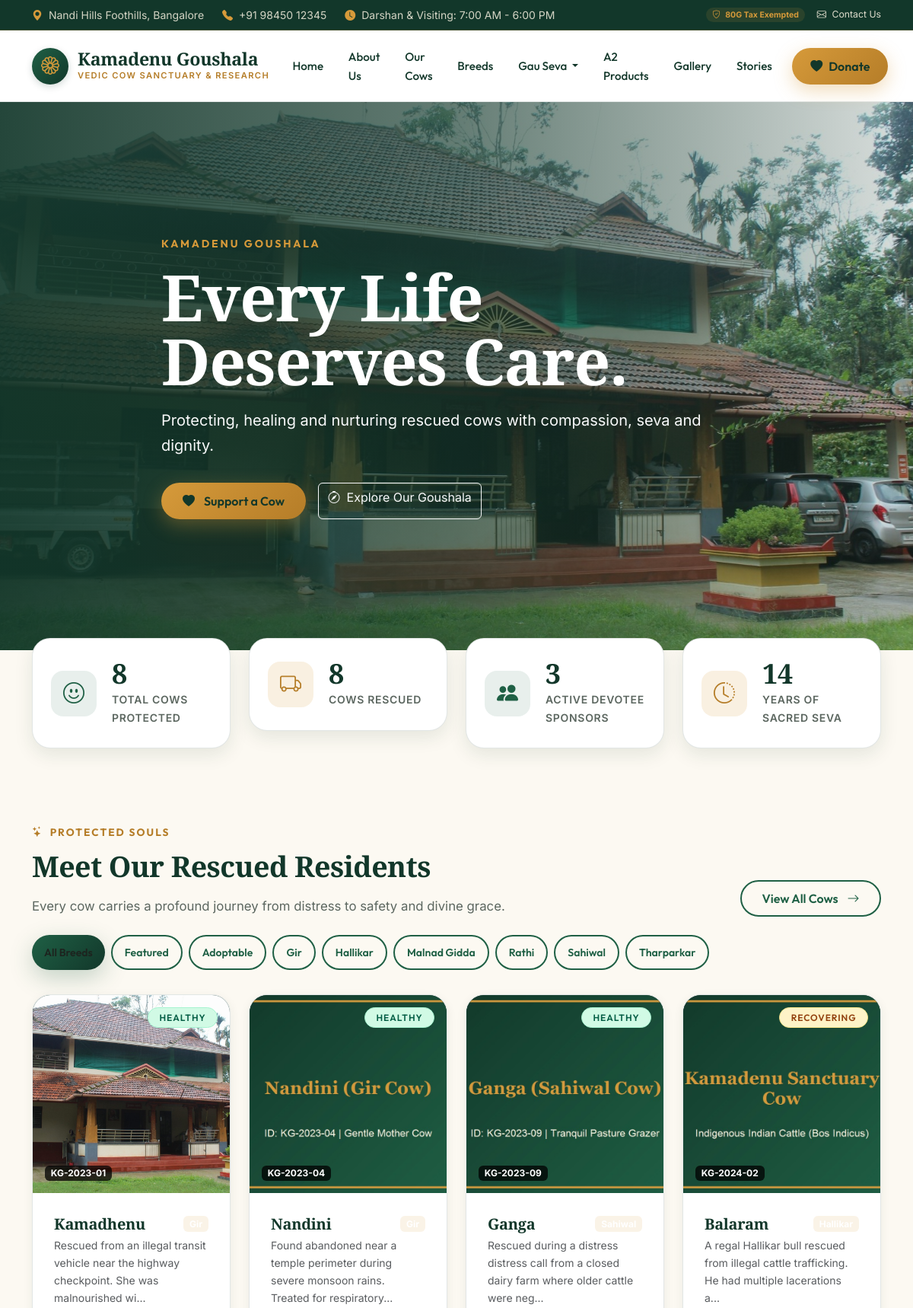
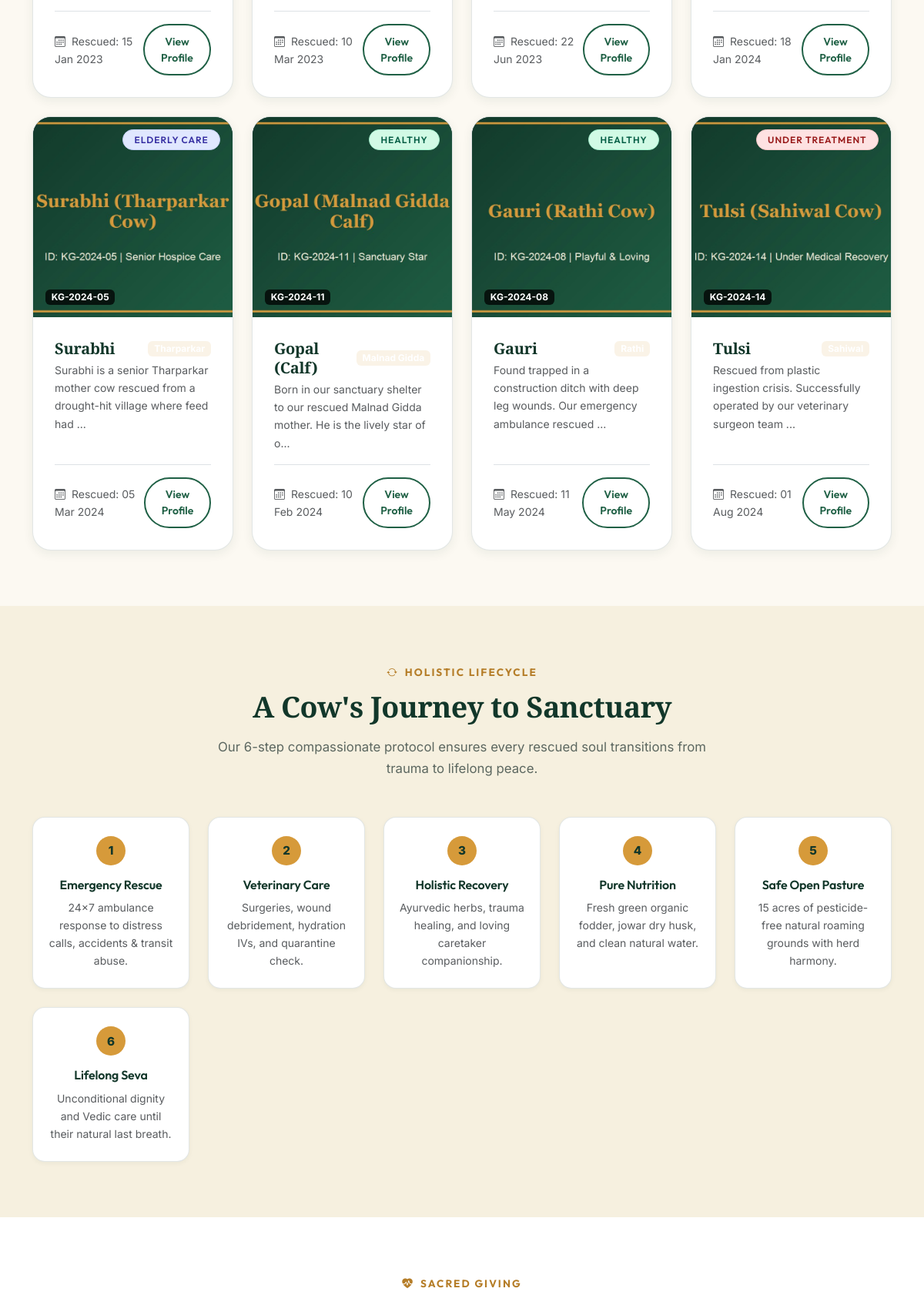
The page / (upper part) on the database its author committed (2 pictures, top to bottom).
### tables this page shows
CREATE TABLE `cow_breeds` (
  `id` INT UNSIGNED AUTO_INCREMENT PRIMARY KEY,
  `name` VARCHAR(100) NOT NULL UNIQUE,
  `slug` VARCHAR(100) NOT NULL UNIQUE,
  `origin_region` VARCHAR(150) DEFAULT NULL,
  `characteristics` TEXT DEFAULT NULL,
  `image` VARCHAR(255) DEFAULT NULL,
  `description` TEXT DEFAULT NULL,
  `created_at` TIMESTAMP DEFAULT CURRENT_TIMESTAMP
);

CREATE TABLE `cows` (
  `id` INT UNSIGNED AUTO_INCREMENT PRIMARY KEY,
  `cow_code` VARCHAR(30) NOT NULL UNIQUE,
  `name` VARCHAR(100) NOT NULL,
  `slug` VARCHAR(120) NOT NULL UNIQUE,
  `breed_id` INT UNSIGNED NOT NULL,
  `gender` ENUM('female', 'male', 'calf_female', 'calf_male') NOT NULL DEFAULT 'female',
  `date_of_birth` DATE DEFAULT NULL,
  `rescue_date` DATE NOT NULL,
  `rescue_story` TEXT DEFAULT NULL,
  `health_status` ENUM('healthy', 'under_treatment', 'critical', 'recovering', 'elderly_care') DEFAULT 'healthy',
  `status` ENUM('active', 'adopted', 'transferred', 'deceased') DEFAULT 'active',
  `is_featured` TINYINT(1) DEFAULT 0,
  `main_image` VARCHAR(255) DEFAULT NULL,
  `description` TEXT DEFAULT NULL,
  `created_at` TIMESTAMP DEFAULT CURRENT_TIMESTAMP,
  `updated_at` TIMESTAMP DEFAULT CURRENT_TIMESTAMP ON UPDATE CURRENT_TIMESTAMP,
  FOREIGN KEY (`breed_id`) REFERENCES `cow_breeds` (`id`) ON UPDATE CASCADE
);

### index.php (the view, shortened to what the rows shown need)
<?php
require_once __DIR__ . '/includes/header.php';
try {
    $featuredCows = Database::fetchAll("
        SELECT c.*, b.name AS breed_name, b.slug AS breed_slug
        FROM cows c
        JOIN cow_breeds b ON c.breed_id = b.id
        WHERE c.status != 'deceased'
        ORDER BY c.is_featured DESC, c.id ASC
        LIMIT 8
    ");
    $breeds = Database::fetchAll("SELECT id, name, slug FROM cow_breeds ORDER BY name ASC");
} catch (Throwable $t) {
    error_log('Homepage Data Load Error: ' . $t->getMessage());
    $totalCows = 0; $rescuedCows = 0; $activeSponsors = 0; $yearsOfSeva = 14;
    $featuredCows = []; $breeds = []; $sevaPrograms = [];
    $totalDonations = 0; $totalExpenses = 0; $expenseCategories = [];
    $recentStories = []; $galleryItems = []; $testimonials = [];
}
?>
<section class="hero-section">
    <div class="container hero-content">
        <h1>
            Every Life Deserves Care.
        </h1>
    </div>
</section>
<section class="py-5 mt-4" id="meet-cows">
    <div class="container py-4">
        <div class="d-flex flex-column flex-md-row justify-content-between align-items-md-end mb-4 gap-3">
            <div>
                <h2 class="section-title">Meet Our Rescued Residents</h2>
            </div>
        </div>
        <div class="d-flex flex-wrap gap-2 mb-4 pb-2">
            <button class="btn btn-forest btn-sm rounded-pill px-3 active" data-cow-filter="all">All Breeds</button>
            <button class="btn btn-outline-forest btn-sm rounded-pill px-3" data-cow-filter="featured">Featured</button>
            <button class="btn btn-outline-forest btn-sm rounded-pill px-3" data-cow-filter="adoptable">Adoptable</button>
            <?php foreach ($breeds as $b): ?>
                <button class="btn btn-outline-forest btn-sm rounded-pill px-3" data-cow-breed="<?= e($b['slug']); ?>" data-cow-filter="breed"><?= e($b['name']); ?></button>
            <?php endforeach; ?>
        </div>
        <div class="row g-4" id="cowsShowcaseContainer">
            <?php foreach ($featuredCows as $cow):
                $healthClass = match($cow['health_status']) {
                    'under_treatment' => 'badge-health-treatment',
                    'elderly_care'   => 'badge-health-elderly',
                    'recovering'     => 'badge-health-recovering',
                    default          => 'badge-health-healthy'
                };
                $cowImage = image_url(
                    $cow['main_image'] ?? null,
                    'cows',
                    'placeholder-cow.jpg'
                );
            ?>
            <div class="col-md-6 col-lg-3">
                <div class="heritage-card cow-card h-100 d-flex flex-column">
                    <div class="cow-image-wrapper">
                        <img
                            src="<?= e($cowImage); ?>"
                            alt="<?= e($cow['name']); ?>"
                            class="cow-card-image"
                            loading="lazy"
                            width="600"
                            height="450"
                            onerror="this.onerror=null;this.src='<?= BASE_URL; ?>/assets/images/placeholder-cow.jpg';"
                        >
                        <span class="position-absolute top-0 end-0 m-3 badge <?= $healthClass; ?> badge-heritage">
                            <?= ucfirst(str_replace('_', ' ', $cow['health_status'])); ?>
                        </span>
                        <span class="position-absolute bottom-0 start-0 m-3 badge bg-black bg-opacity-75 text-white small">
                            <?= e($cow['cow_code']); ?>
                        </span>
                    </div>
                    <div class="heritage-card-inner d-flex flex-column flex-grow-1">
                        <div class="d-flex justify-content-between align-items-center mb-1">
                            <h3 class="h5 font-serif text-forest-dark mb-0"><?= e($cow['name']); ?></h3>
                            <span class="badge bg-gold-subtle text-gold-dark small"><?= e($cow['breed_name']); ?></span>
                        </div>
                        <p class="small text-muted mb-3 flex-grow-1">
                            <?= e(mb_strimwidth($cow['rescue_story'] ?? $cow['description'] ?? '', 0, 95, '...')); ?>
                        </p>
                        <div class="d-flex justify-content-between align-items-center pt-3 border-top mt-auto">
                            <small class="text-muted"><i class="bi bi-calendar3 me-1"></i> Rescued: <?= format_date($cow['rescue_date']); ?></small>
                            <a href="<?= BASE_URL; ?>/cow-details.php?slug=<?= e($cow['slug']); ?>" class="btn btn-sm btn-outline-forest rounded-pill px-3">
                                View Profile
                            </a>
                        </div>
                    </div>
                </div>
            </div>
            <?php endforeach; ?>
        </div>
    </div>
</section>
<section class="py-5 bg-cream">
    <div class="container py-4 text-center">
        <h2 class="section-title">A Cow's Journey to Sanctuary</h2>
    </div>
</section>
<?php require_once __DIR__ . '/includes/footer.php'; ?>

### rows shown on the page
cow_breeds: name "Gir"
cow_breeds: name "Hallikar"
cow_breeds: name "Malnad Gidda"
cow_breeds: name "Rathi"
cow_breeds: name "Sahiwal"
cow_breeds: name "Tharparkar"
cows: main_image (picture), health_status "HEALTHY", cow_code "KG-2023-01", name "Kamadhenu", rescue_story "Rescued from an illegal transit vehicle near the highway checkpoint. She was malnourished wi...", rescue_date "15 Jan 2023"
cows: main_image (picture), health_status "HEALTHY", cow_code "KG-2023-04", name "Nandini", rescue_story "Found abandoned near a temple perimeter during severe monsoon rains. Treated for respiratory...", rescue_date "10 Mar 2023"
cows: main_image (picture), health_status "HEALTHY", cow_code "KG-2023-09", name "Ganga", rescue_story "Rescued during a distress distress call from a closed dairy farm where older cattle were neg...", rescue_date "22 Jun 2023"
cows: shows a picture, health_status "RECOVERING", cow_code "KG-2024-02", name "Balaram", rescue_story "A regal Hallikar bull rescued from illegal cattle trafficking. He had multiple lacerations a...", rescue_date "18 Jan 2024"
cows: main_image (picture), health_status "ELDERLY CARE", cow_code "KG-2024-05", name "Surabhi", rescue_story "Surabhi is a senior Tharparkar mother cow rescued from a drought-hit village where feed had ...", rescue_date "05 Mar 2024"
cows: main_image (picture), health_status "HEALTHY", cow_code "KG-2024-11", name "Gopal (Calf)", rescue_story "Born in our sanctuary shelter to our rescued Malnad Gidda mother. He is the lively star of o...", rescue_date "10 Feb 2024"
cows: main_image (picture), health_status "HEALTHY", cow_code "KG-2024-08", name "Gauri", rescue_story "Found trapped in a construction ditch with deep leg wounds. Our emergency ambulance rescued ...", rescue_date "11 May 2024"
cows: main_image (picture), health_status "UNDER TREATMENT", cow_code "KG-2024-14", name "Tulsi", rescue_story "Rescued from plastic ingestion crisis. Successfully operated by our veterinary surgeon team ...", rescue_date "01 Aug 2024"

### other values the page prints
get_setting('site_phone', '+91 98450 12345') "+91 98450 12345"
get_setting('site_name', 'Kamadenu Goushala') "Kamadenu Goushala"
$totalCows "8"
$rescuedCows "8"
$activeSponsors "3"
$yearsOfSeva "14"
